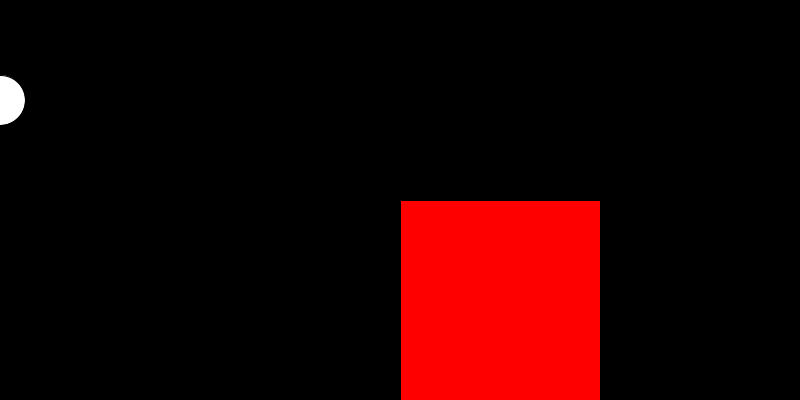
Frame 1 (no input)
Frame 60 (the mouse pressed at the canvas centre just before this capture): identical to frame 1, image omitted
Frame 120 (the mouse held since frame 60 and released just before this capture): identical to frame 1, image omitted

The Processing sketch that drew this single still picture (run headless with seeded random() and noise(); from frame 60 on, the mouse is pressed at the canvas centre):

// Processing sketch: dibujoBasicoYVariables
// ── dibujoBasicoYVariables.pde
//DECLARACION DE LAS VARIABLES

float diametro;
int posXRect;
int posXCirc;
int posYRect, posYCirc, tamRect, tamYrect;

void setup() {
  size(800, 400);
  //ASIGNACION DE LAS VARIABLES
  diametro=50;
  posXCirc=0;
  posYCirc=100;
  posXRect=width/2;
  posYRect= height/2;
  tamRect=200;
  
}

void draw() {
  background(0);
  fill(255, 0, 0);
  rect(posXRect, posYRect, tamRect, tamRect);
  fill(255); //Esta funcion pinta de blanco el circulo
  circle(posXCirc, posYCirc, diametro);
}
